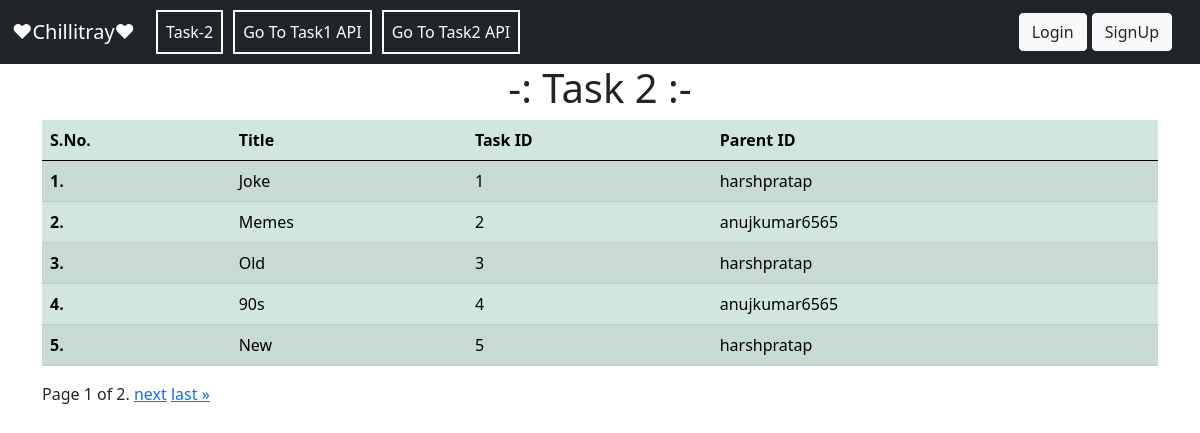
Screenshot of /task2 with the database file from the repository.
### task2/models.py (models this page shows)
class Task2Model(models.Model):
    parent_id = ForeignKey(User,on_delete=models.CASCADE)
    task_id = AutoField(primary_key=True)
    title = CharField(max_length=100,blank=False)
    class Meta:
        ordering=["task_id"]

### task2/views.py (the view)
# urls.py: path("",views.Task2 , name="Task2"),
def Task2(request):
    obj = Task2Model.objects.all()
    paginator = Paginator(obj,5)
    page_number = request.GET.get("page")
    try:
        page_obj = paginator.get_page(page_number)
    except PageNotAnInteger:
        page_obj = paginator.page(1)
    except EmptyPage:
        page_obj = paginator.page(paginator.num_pages)
    return render(request,"task2/task2home.html",{'page_obj':page_obj})

### task2/templates/task2/task2home.html (shortened to what this page needs)
{% extends 'base.html' %}
{% block content %}
<center class="heading"><h1>-: Task 2 :-</h1>
</center>
<table class="table table-success table-striped">
    <thead>
    <tr>
      <th scope="col">S.No.</th>
      <th scope="col">Title</th>
      <th scope="col">Task ID</th>
      <th scope="col">Parent ID</th>
    </tr>
  </thead>
    <tbody>
    {% for i in page_obj.object_list %}
    <tr>
      <th scope="row">{{forloop.counter}}.</th>
      <td>{{i.title}}</td>
      <td>{{i.task_id}}</td>
      <td>{{i.parent_id}}</td>
    </tr>
    {% endfor %}
  </tbody>
</table>
<div class="pagination">
    <span class="step-links">
        <span class="current">
            Page {{ page_obj.number }} of {{ page_obj.paginator.num_pages }}.
        </span>
        {% if page_obj.has_next %}
            <a href="?page={{ page_obj.next_page_number }}">next</a>
            <a href="?page={{ page_obj.paginator.num_pages }}">last &raquo;</a>
        {% endif %}
    </span>
</div>
{% endblock content %}

### mainapp/templates/base.html (shortened to what this page needs)
<!doctype html>
<html lang="en">
  <head>
    <link href="https://cdn.jsdelivr.net/npm/bootstrap@5.0.1/dist/css/bootstrap.min.css" rel="stylesheet">
  </head>
  <body>
    <nav class="navbar navbar-expand-lg navbar-dark bg-dark">
  <div class="container-fluid">
    <a class="navbar-brand" href="{% url 'mainapp:Home' %}">♥Chillitray♥</a>
    <div class="collapse navbar-collapse" id="navbarSupportedContent">
      <ul class="navbar-nav me-auto mb-2 mb-lg-0">
        <li class="nav-item">
          <a class="nav-link active" aria-current="page" href="{% url 'task2:Task2' %}">Task-2</a>
        </li>
        <li class="nav-item">
          <a class="nav-link active" aria-current="page" href="/api/">Go To Task1 API</a>
        </li>
        <li class="nav-item">
          <a class="nav-link active" aria-current="page" href="/task2/task2api/">Go To Task2 API</a>
        </li>
      </ul>
      <form class="d-flex">
      {% if request.user.is_authenticated %}<span class="navbar-brand mb-0 h1">Hello, {{request.user.username}}</span>
      {% else %}<span class="navbar-brand mb-0 h1">
      <button type="button" class="btn btn-light"><a href="{% url 'mainapp:login' %}" style="text-decoration: none;color:#212529;">Login</a></button>
      <button type="button" class="btn btn-light"><a href="{% url 'mainapp:register' %}" style="text-decoration: none;color:#212529;">SignUp</a></button>
      </span>{% endif %}
      </form>
    </div>
  </div>
</nav>
  <div class="container">
    {% block content %}{% endblock content %}
  </div>
  </body>
</html>

### mainapp/templates/base.html (style rules this page uses)
li.nav-item { border: 2px solid white; margin: 0 5px; }

### rows the page displays
Task2Model: title "Joke", task_id "1", parent_id "harshpratap"
Task2Model: title "Memes", task_id "2", parent_id "anujkumar6565"
Task2Model: title "Old", task_id "3", parent_id "harshpratap"
Task2Model: title "90s", task_id "4", parent_id "anujkumar6565"
Task2Model: title "New", task_id "5", parent_id "harshpratap"

### other values shown
{{ page_obj.number }} "1"
{{ page_obj.paginator.num_pages }} "2"
